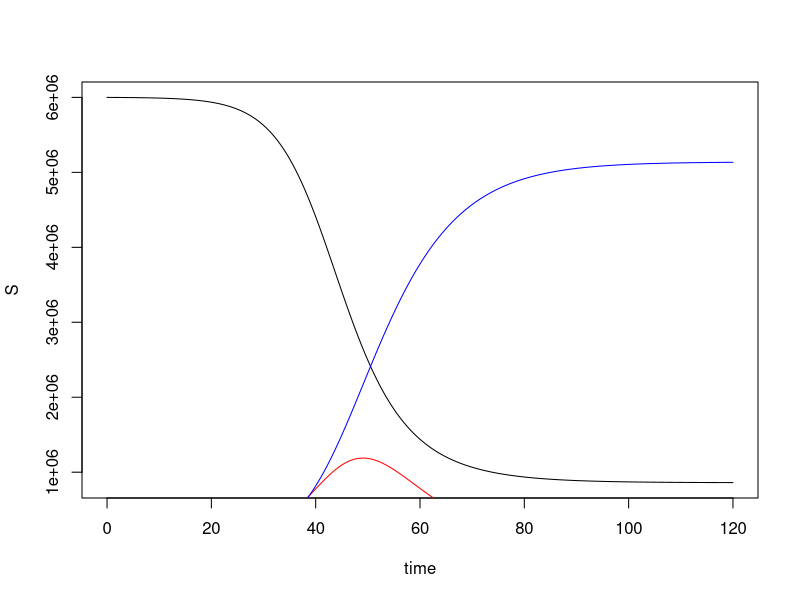

Write R code to recreate this figure.


data=read.table("OutputPopulations_CitySIR.txt",header=F,dec=".",sep="\t")
S=data[,1]
I=data[,2]
R=data[,3]
pop=data[,4]
time=data[,5]


plot(S~time,type='l')
lines(I~time,col='red')
lines(R~time,col='blue')